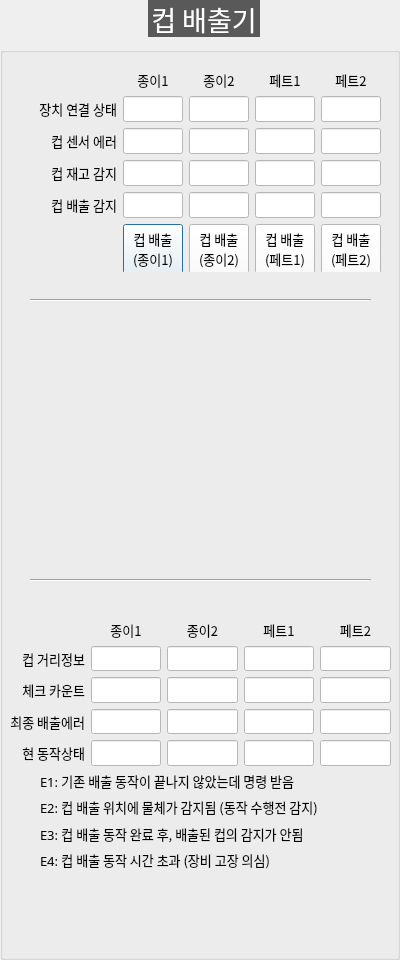
<?xml version="1.0" encoding="UTF-8"?>
<ui version="4.0">
 <class>DialogCupDispenser</class>
 <widget class="QDialog" name="DialogCupDispenser">
  <property name="geometry">
   <rect>
    <x>0</x>
    <y>0</y>
    <width>400</width>
    <height>960</height>
   </rect>
  </property>
  <property name="windowTitle">
   <string>Dialog</string>
  </property>
  <widget class="QGroupBox" name="GB_CUP">
   <property name="geometry">
    <rect>
     <x>0</x>
     <y>0</y>
     <width>400</width>
     <height>960</height>
    </rect>
   </property>
   <property name="font">
    <font>
     <family>함초롬돋움</family>
     <pointsize>20</pointsize>
     <weight>50</weight>
     <italic>false</italic>
     <bold>false</bold>
    </font>
   </property>
   <property name="styleSheet">
    <string notr="true">QGroupBox  {
    margin-top: 10px;
	font: 20pt &quot;함초롬돋움&quot;;
}

QGroupBox::title  {
    subcontrol-origin: margin;
    subcontrol-position: top center;
    padding: 10px 8000px 10px 8000px;
    background-color: #595959;
    color: rgb(255, 255, 255);
}
QLabel {
	font: 10pt &quot;함초롬돋움&quot;;
}
QComboBox{
	font: 10pt &quot;함초롬돋움&quot;;
	background-color: #ffffff
}
QPushButton{
	font: 10pt &quot;함초롬돋움&quot;;
	background-color: #ffffff
}
QLineEdit{
	font: 10pt &quot;함초롬돋움&quot;;
	background-color: #ffffff
}



</string>
   </property>
   <property name="title">
    <string>컵 배출기</string>
   </property>
   <widget class="Line" name="line_37">
    <property name="geometry">
     <rect>
      <x>30</x>
      <y>290</y>
      <width>341</width>
      <height>20</height>
     </rect>
    </property>
    <property name="font">
     <font>
      <pointsize>11</pointsize>
     </font>
    </property>
    <property name="orientation">
     <enum>Qt::Horizontal</enum>
    </property>
   </widget>
   <widget class="Line" name="line_38">
    <property name="geometry">
     <rect>
      <x>30</x>
      <y>570</y>
      <width>341</width>
      <height>20</height>
     </rect>
    </property>
    <property name="font">
     <font>
      <pointsize>11</pointsize>
     </font>
    </property>
    <property name="orientation">
     <enum>Qt::Horizontal</enum>
    </property>
   </widget>
   <widget class="QWidget" name="layoutWidget">
    <property name="geometry">
     <rect>
      <x>20</x>
      <y>70</y>
      <width>361</width>
      <height>202</height>
     </rect>
    </property>
    <layout class="QGridLayout" name="gridLayout">
     <item row="0" column="2">
      <widget class="QLabel" name="label_120">
       <property name="font">
        <font>
         <family>함초롬돋움</family>
         <pointsize>10</pointsize>
         <weight>50</weight>
         <italic>false</italic>
         <bold>false</bold>
        </font>
       </property>
       <property name="text">
        <string>종이2</string>
       </property>
       <property name="alignment">
        <set>Qt::AlignCenter</set>
       </property>
      </widget>
     </item>
     <item row="3" column="0">
      <widget class="QLabel" name="label_124">
       <property name="font">
        <font>
         <family>함초롬돋움</family>
         <pointsize>10</pointsize>
         <weight>50</weight>
         <italic>false</italic>
         <bold>false</bold>
        </font>
       </property>
       <property name="text">
        <string>컵 재고 감지</string>
       </property>
       <property name="alignment">
        <set>Qt::AlignRight|Qt::AlignTrailing|Qt::AlignVCenter</set>
       </property>
      </widget>
     </item>
     <item row="2" column="0">
      <widget class="QLabel" name="label_123">
       <property name="font">
        <font>
         <family>함초롬돋움</family>
         <pointsize>10</pointsize>
         <weight>50</weight>
         <italic>false</italic>
         <bold>false</bold>
        </font>
       </property>
       <property name="text">
        <string>컵 센서 에러</string>
       </property>
       <property name="alignment">
        <set>Qt::AlignRight|Qt::AlignTrailing|Qt::AlignVCenter</set>
       </property>
      </widget>
     </item>
     <item row="4" column="2">
      <widget class="QLineEdit" name="LE_CUP_DETECTED_2">
       <property name="maximumSize">
        <size>
         <width>60</width>
         <height>16777215</height>
        </size>
       </property>
       <property name="font">
        <font>
         <family>함초롬돋움</family>
         <pointsize>10</pointsize>
         <weight>50</weight>
         <italic>false</italic>
         <bold>false</bold>
        </font>
       </property>
       <property name="readOnly">
        <bool>true</bool>
       </property>
      </widget>
     </item>
     <item row="2" column="1">
      <widget class="QLineEdit" name="LE_CUP_SENSOR_ERROR_1">
       <property name="maximumSize">
        <size>
         <width>60</width>
         <height>16777215</height>
        </size>
       </property>
       <property name="font">
        <font>
         <family>함초롬돋움</family>
         <pointsize>10</pointsize>
         <weight>50</weight>
         <italic>false</italic>
         <bold>false</bold>
        </font>
       </property>
       <property name="readOnly">
        <bool>true</bool>
       </property>
      </widget>
     </item>
     <item row="1" column="0">
      <widget class="QLabel" name="label_110">
       <property name="font">
        <font>
         <family>함초롬돋움</family>
         <pointsize>10</pointsize>
         <weight>50</weight>
         <italic>false</italic>
         <bold>false</bold>
        </font>
       </property>
       <property name="text">
        <string>장치 연결 상태</string>
       </property>
       <property name="alignment">
        <set>Qt::AlignRight|Qt::AlignTrailing|Qt::AlignVCenter</set>
       </property>
      </widget>
     </item>
     <item row="1" column="1">
      <widget class="QLineEdit" name="LE_CUP_CONNECTION_1">
       <property name="maximumSize">
        <size>
         <width>60</width>
         <height>16777215</height>
        </size>
       </property>
       <property name="font">
        <font>
         <family>함초롬돋움</family>
         <pointsize>10</pointsize>
         <weight>50</weight>
         <italic>false</italic>
         <bold>false</bold>
        </font>
       </property>
       <property name="readOnly">
        <bool>true</bool>
       </property>
      </widget>
     </item>
     <item row="1" column="2">
      <widget class="QLineEdit" name="LE_CUP_CONNECTION_2">
       <property name="maximumSize">
        <size>
         <width>60</width>
         <height>16777215</height>
        </size>
       </property>
       <property name="font">
        <font>
         <family>함초롬돋움</family>
         <pointsize>10</pointsize>
         <weight>50</weight>
         <italic>false</italic>
         <bold>false</bold>
        </font>
       </property>
       <property name="readOnly">
        <bool>true</bool>
       </property>
      </widget>
     </item>
     <item row="3" column="2">
      <widget class="QLineEdit" name="LE_CUP_HAS_CUP_2">
       <property name="maximumSize">
        <size>
         <width>60</width>
         <height>16777215</height>
        </size>
       </property>
       <property name="font">
        <font>
         <family>함초롬돋움</family>
         <pointsize>10</pointsize>
         <weight>50</weight>
         <italic>false</italic>
         <bold>false</bold>
        </font>
       </property>
       <property name="readOnly">
        <bool>true</bool>
       </property>
      </widget>
     </item>
     <item row="5" column="1">
      <widget class="QPushButton" name="BTN_CUP_DISPENSE_1">
       <property name="minimumSize">
        <size>
         <width>0</width>
         <height>50</height>
        </size>
       </property>
       <property name="maximumSize">
        <size>
         <width>60</width>
         <height>16777215</height>
        </size>
       </property>
       <property name="font">
        <font>
         <family>함초롬돋움</family>
         <pointsize>10</pointsize>
         <weight>50</weight>
         <italic>false</italic>
         <bold>false</bold>
        </font>
       </property>
       <property name="text">
        <string>컵 배출
(종이1)</string>
       </property>
      </widget>
     </item>
     <item row="4" column="0">
      <widget class="QLabel" name="label_125">
       <property name="font">
        <font>
         <family>함초롬돋움</family>
         <pointsize>10</pointsize>
         <weight>50</weight>
         <italic>false</italic>
         <bold>false</bold>
        </font>
       </property>
       <property name="text">
        <string>컵 배출 감지</string>
       </property>
       <property name="alignment">
        <set>Qt::AlignRight|Qt::AlignTrailing|Qt::AlignVCenter</set>
       </property>
      </widget>
     </item>
     <item row="2" column="2">
      <widget class="QLineEdit" name="LE_CUP_SENSOR_ERROR_2">
       <property name="maximumSize">
        <size>
         <width>60</width>
         <height>16777215</height>
        </size>
       </property>
       <property name="font">
        <font>
         <family>함초롬돋움</family>
         <pointsize>10</pointsize>
         <weight>50</weight>
         <italic>false</italic>
         <bold>false</bold>
        </font>
       </property>
       <property name="readOnly">
        <bool>true</bool>
       </property>
      </widget>
     </item>
     <item row="4" column="1">
      <widget class="QLineEdit" name="LE_CUP_DETECTED_1">
       <property name="maximumSize">
        <size>
         <width>60</width>
         <height>16777215</height>
        </size>
       </property>
       <property name="font">
        <font>
         <family>함초롬돋움</family>
         <pointsize>10</pointsize>
         <weight>50</weight>
         <italic>false</italic>
         <bold>false</bold>
        </font>
       </property>
       <property name="readOnly">
        <bool>true</bool>
       </property>
      </widget>
     </item>
     <item row="0" column="1">
      <widget class="QLabel" name="label_119">
       <property name="font">
        <font>
         <family>함초롬돋움</family>
         <pointsize>10</pointsize>
         <weight>50</weight>
         <italic>false</italic>
         <bold>false</bold>
        </font>
       </property>
       <property name="text">
        <string>종이1</string>
       </property>
       <property name="alignment">
        <set>Qt::AlignCenter</set>
       </property>
      </widget>
     </item>
     <item row="5" column="2">
      <widget class="QPushButton" name="BTN_CUP_DISPENSE_2">
       <property name="minimumSize">
        <size>
         <width>0</width>
         <height>50</height>
        </size>
       </property>
       <property name="maximumSize">
        <size>
         <width>60</width>
         <height>16777215</height>
        </size>
       </property>
       <property name="font">
        <font>
         <family>함초롬돋움</family>
         <pointsize>10</pointsize>
         <weight>50</weight>
         <italic>false</italic>
         <bold>false</bold>
        </font>
       </property>
       <property name="text">
        <string>컵 배출
(종이2)</string>
       </property>
      </widget>
     </item>
     <item row="3" column="1">
      <widget class="QLineEdit" name="LE_CUP_HAS_CUP_1">
       <property name="maximumSize">
        <size>
         <width>60</width>
         <height>16777215</height>
        </size>
       </property>
       <property name="font">
        <font>
         <family>함초롬돋움</family>
         <pointsize>10</pointsize>
         <weight>50</weight>
         <italic>false</italic>
         <bold>false</bold>
        </font>
       </property>
       <property name="readOnly">
        <bool>true</bool>
       </property>
      </widget>
     </item>
     <item row="0" column="3">
      <widget class="QLabel" name="label_121">
       <property name="font">
        <font>
         <family>함초롬돋움</family>
         <pointsize>10</pointsize>
         <weight>50</weight>
         <italic>false</italic>
         <bold>false</bold>
        </font>
       </property>
       <property name="text">
        <string>페트1</string>
       </property>
       <property name="alignment">
        <set>Qt::AlignCenter</set>
       </property>
      </widget>
     </item>
     <item row="0" column="4">
      <widget class="QLabel" name="label_122">
       <property name="font">
        <font>
         <family>함초롬돋움</family>
         <pointsize>10</pointsize>
         <weight>50</weight>
         <italic>false</italic>
         <bold>false</bold>
        </font>
       </property>
       <property name="text">
        <string>페트2</string>
       </property>
       <property name="alignment">
        <set>Qt::AlignCenter</set>
       </property>
      </widget>
     </item>
     <item row="1" column="3">
      <widget class="QLineEdit" name="LE_CUP_CONNECTION_3">
       <property name="maximumSize">
        <size>
         <width>60</width>
         <height>16777215</height>
        </size>
       </property>
       <property name="font">
        <font>
         <family>함초롬돋움</family>
         <pointsize>10</pointsize>
         <weight>50</weight>
         <italic>false</italic>
         <bold>false</bold>
        </font>
       </property>
       <property name="readOnly">
        <bool>true</bool>
       </property>
      </widget>
     </item>
     <item row="1" column="4">
      <widget class="QLineEdit" name="LE_CUP_CONNECTION_4">
       <property name="maximumSize">
        <size>
         <width>60</width>
         <height>16777215</height>
        </size>
       </property>
       <property name="font">
        <font>
         <family>함초롬돋움</family>
         <pointsize>10</pointsize>
         <weight>50</weight>
         <italic>false</italic>
         <bold>false</bold>
        </font>
       </property>
       <property name="readOnly">
        <bool>true</bool>
       </property>
      </widget>
     </item>
     <item row="2" column="3">
      <widget class="QLineEdit" name="LE_CUP_SENSOR_ERROR_3">
       <property name="maximumSize">
        <size>
         <width>60</width>
         <height>16777215</height>
        </size>
       </property>
       <property name="font">
        <font>
         <family>함초롬돋움</family>
         <pointsize>10</pointsize>
         <weight>50</weight>
         <italic>false</italic>
         <bold>false</bold>
        </font>
       </property>
       <property name="readOnly">
        <bool>true</bool>
       </property>
      </widget>
     </item>
     <item row="2" column="4">
      <widget class="QLineEdit" name="LE_CUP_SENSOR_ERROR_4">
       <property name="maximumSize">
        <size>
         <width>60</width>
         <height>16777215</height>
        </size>
       </property>
       <property name="font">
        <font>
         <family>함초롬돋움</family>
         <pointsize>10</pointsize>
         <weight>50</weight>
         <italic>false</italic>
         <bold>false</bold>
        </font>
       </property>
       <property name="readOnly">
        <bool>true</bool>
       </property>
      </widget>
     </item>
     <item row="3" column="3">
      <widget class="QLineEdit" name="LE_CUP_HAS_CUP_3">
       <property name="maximumSize">
        <size>
         <width>60</width>
         <height>16777215</height>
        </size>
       </property>
       <property name="font">
        <font>
         <family>함초롬돋움</family>
         <pointsize>10</pointsize>
         <weight>50</weight>
         <italic>false</italic>
         <bold>false</bold>
        </font>
       </property>
       <property name="readOnly">
        <bool>true</bool>
       </property>
      </widget>
     </item>
     <item row="3" column="4">
      <widget class="QLineEdit" name="LE_CUP_HAS_CUP_4">
       <property name="maximumSize">
        <size>
         <width>60</width>
         <height>16777215</height>
        </size>
       </property>
       <property name="font">
        <font>
         <family>함초롬돋움</family>
         <pointsize>10</pointsize>
         <weight>50</weight>
         <italic>false</italic>
         <bold>false</bold>
        </font>
       </property>
       <property name="readOnly">
        <bool>true</bool>
       </property>
      </widget>
     </item>
     <item row="4" column="3">
      <widget class="QLineEdit" name="LE_CUP_DETECTED_3">
       <property name="maximumSize">
        <size>
         <width>60</width>
         <height>16777215</height>
        </size>
       </property>
       <property name="font">
        <font>
         <family>함초롬돋움</family>
         <pointsize>10</pointsize>
         <weight>50</weight>
         <italic>false</italic>
         <bold>false</bold>
        </font>
       </property>
       <property name="readOnly">
        <bool>true</bool>
       </property>
      </widget>
     </item>
     <item row="4" column="4">
      <widget class="QLineEdit" name="LE_CUP_DETECTED_4">
       <property name="maximumSize">
        <size>
         <width>60</width>
         <height>16777215</height>
        </size>
       </property>
       <property name="font">
        <font>
         <family>함초롬돋움</family>
         <pointsize>10</pointsize>
         <weight>50</weight>
         <italic>false</italic>
         <bold>false</bold>
        </font>
       </property>
       <property name="readOnly">
        <bool>true</bool>
       </property>
      </widget>
     </item>
     <item row="5" column="3">
      <widget class="QPushButton" name="BTN_CUP_DISPENSE_3">
       <property name="minimumSize">
        <size>
         <width>0</width>
         <height>50</height>
        </size>
       </property>
       <property name="maximumSize">
        <size>
         <width>60</width>
         <height>16777215</height>
        </size>
       </property>
       <property name="font">
        <font>
         <family>함초롬돋움</family>
         <pointsize>10</pointsize>
         <weight>50</weight>
         <italic>false</italic>
         <bold>false</bold>
        </font>
       </property>
       <property name="text">
        <string>컵 배출
(페트1)</string>
       </property>
      </widget>
     </item>
     <item row="5" column="4">
      <widget class="QPushButton" name="BTN_CUP_DISPENSE_4">
       <property name="minimumSize">
        <size>
         <width>0</width>
         <height>50</height>
        </size>
       </property>
       <property name="maximumSize">
        <size>
         <width>60</width>
         <height>16777215</height>
        </size>
       </property>
       <property name="font">
        <font>
         <family>함초롬돋움</family>
         <pointsize>10</pointsize>
         <weight>50</weight>
         <italic>false</italic>
         <bold>false</bold>
        </font>
       </property>
       <property name="text">
        <string>컵 배출
(페트2)</string>
       </property>
      </widget>
     </item>
    </layout>
   </widget>
   <widget class="QWidget" name="layoutWidget">
    <property name="geometry">
     <rect>
      <x>10</x>
      <y>620</y>
      <width>381</width>
      <height>146</height>
     </rect>
    </property>
    <layout class="QGridLayout" name="gridLayout_2">
     <item row="2" column="1">
      <widget class="QLineEdit" name="LE_CUP_CHECK_COUNT_1">
       <property name="maximumSize">
        <size>
         <width>100</width>
         <height>16777215</height>
        </size>
       </property>
       <property name="font">
        <font>
         <family>함초롬돋움</family>
         <pointsize>10</pointsize>
         <weight>50</weight>
         <italic>false</italic>
         <bold>false</bold>
        </font>
       </property>
       <property name="readOnly">
        <bool>true</bool>
       </property>
      </widget>
     </item>
     <item row="3" column="2">
      <widget class="QLineEdit" name="LE_CUP_LAST_DISPENSE_ERROR_2">
       <property name="maximumSize">
        <size>
         <width>100</width>
         <height>16777215</height>
        </size>
       </property>
       <property name="font">
        <font>
         <family>함초롬돋움</family>
         <pointsize>10</pointsize>
         <weight>50</weight>
         <italic>false</italic>
         <bold>false</bold>
        </font>
       </property>
       <property name="readOnly">
        <bool>true</bool>
       </property>
      </widget>
     </item>
     <item row="2" column="0">
      <widget class="QLabel" name="label_112">
       <property name="font">
        <font>
         <family>함초롬돋움</family>
         <pointsize>10</pointsize>
         <weight>50</weight>
         <italic>false</italic>
         <bold>false</bold>
        </font>
       </property>
       <property name="text">
        <string>체크 카운트</string>
       </property>
       <property name="alignment">
        <set>Qt::AlignRight|Qt::AlignTrailing|Qt::AlignVCenter</set>
       </property>
      </widget>
     </item>
     <item row="1" column="2">
      <widget class="QLineEdit" name="LE_CUP_ULTRA_SONIC_2">
       <property name="maximumSize">
        <size>
         <width>100</width>
         <height>16777215</height>
        </size>
       </property>
       <property name="font">
        <font>
         <family>함초롬돋움</family>
         <pointsize>10</pointsize>
         <weight>50</weight>
         <italic>false</italic>
         <bold>false</bold>
        </font>
       </property>
       <property name="readOnly">
        <bool>true</bool>
       </property>
      </widget>
     </item>
     <item row="0" column="2">
      <widget class="QLabel" name="label_127">
       <property name="font">
        <font>
         <family>함초롬돋움</family>
         <pointsize>10</pointsize>
         <weight>50</weight>
         <italic>false</italic>
         <bold>false</bold>
        </font>
       </property>
       <property name="text">
        <string>종이2</string>
       </property>
       <property name="alignment">
        <set>Qt::AlignCenter</set>
       </property>
      </widget>
     </item>
     <item row="1" column="1">
      <widget class="QLineEdit" name="LE_CUP_ULTRA_SONIC_1">
       <property name="maximumSize">
        <size>
         <width>100</width>
         <height>16777215</height>
        </size>
       </property>
       <property name="font">
        <font>
         <family>함초롬돋움</family>
         <pointsize>10</pointsize>
         <weight>50</weight>
         <italic>false</italic>
         <bold>false</bold>
        </font>
       </property>
       <property name="readOnly">
        <bool>true</bool>
       </property>
      </widget>
     </item>
     <item row="2" column="2">
      <widget class="QLineEdit" name="LE_CUP_CHECK_COUNT_2">
       <property name="maximumSize">
        <size>
         <width>100</width>
         <height>16777215</height>
        </size>
       </property>
       <property name="font">
        <font>
         <family>함초롬돋움</family>
         <pointsize>10</pointsize>
         <weight>50</weight>
         <italic>false</italic>
         <bold>false</bold>
        </font>
       </property>
       <property name="readOnly">
        <bool>true</bool>
       </property>
      </widget>
     </item>
     <item row="3" column="1">
      <widget class="QLineEdit" name="LE_CUP_LAST_DISPENSE_ERROR_1">
       <property name="maximumSize">
        <size>
         <width>100</width>
         <height>16777215</height>
        </size>
       </property>
       <property name="font">
        <font>
         <family>함초롬돋움</family>
         <pointsize>10</pointsize>
         <weight>50</weight>
         <italic>false</italic>
         <bold>false</bold>
        </font>
       </property>
       <property name="readOnly">
        <bool>true</bool>
       </property>
      </widget>
     </item>
     <item row="4" column="2">
      <widget class="QLineEdit" name="LE_CUP_OP_STATE_2">
       <property name="maximumSize">
        <size>
         <width>100</width>
         <height>16777215</height>
        </size>
       </property>
       <property name="font">
        <font>
         <family>함초롬돋움</family>
         <pointsize>10</pointsize>
         <weight>50</weight>
         <italic>false</italic>
         <bold>false</bold>
        </font>
       </property>
       <property name="readOnly">
        <bool>true</bool>
       </property>
      </widget>
     </item>
     <item row="4" column="0">
      <widget class="QLabel" name="label_114">
       <property name="font">
        <font>
         <family>함초롬돋움</family>
         <pointsize>10</pointsize>
         <weight>50</weight>
         <italic>false</italic>
         <bold>false</bold>
        </font>
       </property>
       <property name="text">
        <string>현 동작상태</string>
       </property>
       <property name="alignment">
        <set>Qt::AlignRight|Qt::AlignTrailing|Qt::AlignVCenter</set>
       </property>
      </widget>
     </item>
     <item row="0" column="3">
      <widget class="QLabel" name="label_128">
       <property name="font">
        <font>
         <family>함초롬돋움</family>
         <pointsize>10</pointsize>
         <weight>50</weight>
         <italic>false</italic>
         <bold>false</bold>
        </font>
       </property>
       <property name="text">
        <string>페트1</string>
       </property>
       <property name="alignment">
        <set>Qt::AlignCenter</set>
       </property>
      </widget>
     </item>
     <item row="1" column="0">
      <widget class="QLabel" name="label_111">
       <property name="font">
        <font>
         <family>함초롬돋움</family>
         <pointsize>10</pointsize>
         <weight>50</weight>
         <italic>false</italic>
         <bold>false</bold>
        </font>
       </property>
       <property name="text">
        <string>컵 거리정보</string>
       </property>
       <property name="alignment">
        <set>Qt::AlignRight|Qt::AlignTrailing|Qt::AlignVCenter</set>
       </property>
      </widget>
     </item>
     <item row="4" column="1">
      <widget class="QLineEdit" name="LE_CUP_OP_STATE_1">
       <property name="maximumSize">
        <size>
         <width>100</width>
         <height>16777215</height>
        </size>
       </property>
       <property name="font">
        <font>
         <family>함초롬돋움</family>
         <pointsize>10</pointsize>
         <weight>50</weight>
         <italic>false</italic>
         <bold>false</bold>
        </font>
       </property>
       <property name="readOnly">
        <bool>true</bool>
       </property>
      </widget>
     </item>
     <item row="3" column="0">
      <widget class="QLabel" name="label_113">
       <property name="font">
        <font>
         <family>함초롬돋움</family>
         <pointsize>10</pointsize>
         <weight>50</weight>
         <italic>false</italic>
         <bold>false</bold>
        </font>
       </property>
       <property name="text">
        <string>최종 배출에러</string>
       </property>
       <property name="alignment">
        <set>Qt::AlignRight|Qt::AlignTrailing|Qt::AlignVCenter</set>
       </property>
      </widget>
     </item>
     <item row="0" column="1">
      <widget class="QLabel" name="label_129">
       <property name="font">
        <font>
         <family>함초롬돋움</family>
         <pointsize>10</pointsize>
         <weight>50</weight>
         <italic>false</italic>
         <bold>false</bold>
        </font>
       </property>
       <property name="text">
        <string>종이1</string>
       </property>
       <property name="alignment">
        <set>Qt::AlignCenter</set>
       </property>
      </widget>
     </item>
     <item row="0" column="4">
      <widget class="QLabel" name="label_130">
       <property name="font">
        <font>
         <family>함초롬돋움</family>
         <pointsize>10</pointsize>
         <weight>50</weight>
         <italic>false</italic>
         <bold>false</bold>
        </font>
       </property>
       <property name="text">
        <string>페트2</string>
       </property>
       <property name="alignment">
        <set>Qt::AlignCenter</set>
       </property>
      </widget>
     </item>
     <item row="1" column="3">
      <widget class="QLineEdit" name="LE_CUP_ULTRA_SONIC_3">
       <property name="maximumSize">
        <size>
         <width>100</width>
         <height>16777215</height>
        </size>
       </property>
       <property name="font">
        <font>
         <family>함초롬돋움</family>
         <pointsize>10</pointsize>
         <weight>50</weight>
         <italic>false</italic>
         <bold>false</bold>
        </font>
       </property>
       <property name="readOnly">
        <bool>true</bool>
       </property>
      </widget>
     </item>
     <item row="1" column="4">
      <widget class="QLineEdit" name="LE_CUP_ULTRA_SONIC_4">
       <property name="maximumSize">
        <size>
         <width>100</width>
         <height>16777215</height>
        </size>
       </property>
       <property name="font">
        <font>
         <family>함초롬돋움</family>
         <pointsize>10</pointsize>
         <weight>50</weight>
         <italic>false</italic>
         <bold>false</bold>
        </font>
       </property>
       <property name="readOnly">
        <bool>true</bool>
       </property>
      </widget>
     </item>
     <item row="2" column="3">
      <widget class="QLineEdit" name="LE_CUP_CHECK_COUNT_3">
       <property name="maximumSize">
        <size>
         <width>100</width>
         <height>16777215</height>
        </size>
       </property>
       <property name="font">
        <font>
         <family>함초롬돋움</family>
         <pointsize>10</pointsize>
         <weight>50</weight>
         <italic>false</italic>
         <bold>false</bold>
        </font>
       </property>
       <property name="readOnly">
        <bool>true</bool>
       </property>
      </widget>
     </item>
     <item row="2" column="4">
      <widget class="QLineEdit" name="LE_CUP_CHECK_COUNT_4">
       <property name="maximumSize">
        <size>
         <width>100</width>
         <height>16777215</height>
        </size>
       </property>
       <property name="font">
        <font>
         <family>함초롬돋움</family>
         <pointsize>10</pointsize>
         <weight>50</weight>
         <italic>false</italic>
         <bold>false</bold>
        </font>
       </property>
       <property name="readOnly">
        <bool>true</bool>
       </property>
      </widget>
     </item>
     <item row="3" column="3">
      <widget class="QLineEdit" name="LE_CUP_LAST_DISPENSE_ERROR_3">
       <property name="maximumSize">
        <size>
         <width>100</width>
         <height>16777215</height>
        </size>
       </property>
       <property name="font">
        <font>
         <family>함초롬돋움</family>
         <pointsize>10</pointsize>
         <weight>50</weight>
         <italic>false</italic>
         <bold>false</bold>
        </font>
       </property>
       <property name="readOnly">
        <bool>true</bool>
       </property>
      </widget>
     </item>
     <item row="3" column="4">
      <widget class="QLineEdit" name="LE_CUP_LAST_DISPENSE_ERROR_4">
       <property name="maximumSize">
        <size>
         <width>100</width>
         <height>16777215</height>
        </size>
       </property>
       <property name="font">
        <font>
         <family>함초롬돋움</family>
         <pointsize>10</pointsize>
         <weight>50</weight>
         <italic>false</italic>
         <bold>false</bold>
        </font>
       </property>
       <property name="readOnly">
        <bool>true</bool>
       </property>
      </widget>
     </item>
     <item row="4" column="3">
      <widget class="QLineEdit" name="LE_CUP_OP_STATE_3">
       <property name="maximumSize">
        <size>
         <width>100</width>
         <height>16777215</height>
        </size>
       </property>
       <property name="font">
        <font>
         <family>함초롬돋움</family>
         <pointsize>10</pointsize>
         <weight>50</weight>
         <italic>false</italic>
         <bold>false</bold>
        </font>
       </property>
       <property name="readOnly">
        <bool>true</bool>
       </property>
      </widget>
     </item>
     <item row="4" column="4">
      <widget class="QLineEdit" name="LE_CUP_OP_STATE_4">
       <property name="maximumSize">
        <size>
         <width>100</width>
         <height>16777215</height>
        </size>
       </property>
       <property name="font">
        <font>
         <family>함초롬돋움</family>
         <pointsize>10</pointsize>
         <weight>50</weight>
         <italic>false</italic>
         <bold>false</bold>
        </font>
       </property>
       <property name="readOnly">
        <bool>true</bool>
       </property>
      </widget>
     </item>
    </layout>
   </widget>
   <widget class="QWidget" name="layoutWidget">
    <property name="geometry">
     <rect>
      <x>40</x>
      <y>770</y>
      <width>321</width>
      <height>100</height>
     </rect>
    </property>
    <layout class="QVBoxLayout" name="verticalLayout">
     <item>
      <widget class="QLabel" name="label">
       <property name="font">
        <font>
         <family>함초롬돋움</family>
         <pointsize>10</pointsize>
         <weight>50</weight>
         <italic>false</italic>
         <bold>false</bold>
        </font>
       </property>
       <property name="text">
        <string>E1: 기존 배출 동작이 끝나지 않았는데 명령 받음</string>
       </property>
      </widget>
     </item>
     <item>
      <widget class="QLabel" name="label_2">
       <property name="font">
        <font>
         <family>함초롬돋움</family>
         <pointsize>10</pointsize>
         <weight>50</weight>
         <italic>false</italic>
         <bold>false</bold>
        </font>
       </property>
       <property name="text">
        <string>E2: 컵 배출 위치에 물체가 감지됨 (동작 수행전 감지)</string>
       </property>
      </widget>
     </item>
     <item>
      <widget class="QLabel" name="label_3">
       <property name="font">
        <font>
         <family>함초롬돋움</family>
         <pointsize>10</pointsize>
         <weight>50</weight>
         <italic>false</italic>
         <bold>false</bold>
        </font>
       </property>
       <property name="text">
        <string>E3: 컵 배출 동작 완료 후, 배출된 컵의 감지가 안됨</string>
       </property>
      </widget>
     </item>
     <item>
      <widget class="QLabel" name="label_4">
       <property name="font">
        <font>
         <family>함초롬돋움</family>
         <pointsize>10</pointsize>
         <weight>50</weight>
         <italic>false</italic>
         <bold>false</bold>
        </font>
       </property>
       <property name="text">
        <string>E4: 컵 배출 동작 시간 초과 (장비 고장 의심)</string>
       </property>
      </widget>
     </item>
    </layout>
   </widget>
  </widget>
 </widget>
 <resources/>
 <connections/>
</ui>
